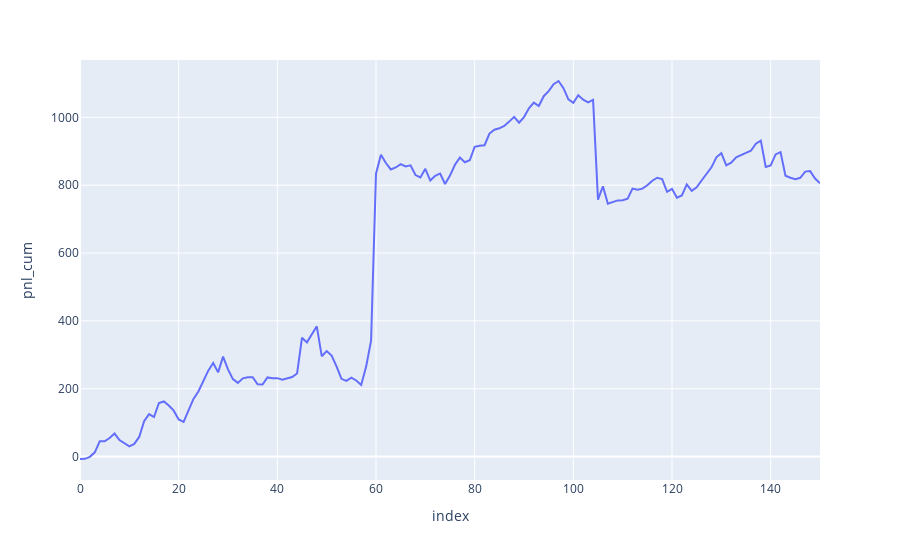

Write notebook code for a chart like this one.
### Code cell
import plotly.express as px

fig = px.line(df_exec, x=df_exec.index, y="pnl_cum")
fig.show()

### Figure 1 — Plotly figure (JSON) as saved in the notebook; plotly's stock layout.template omitted (floating-point values rounded to 4 significant figures; data arrays with more than 128 entries replaced by an {"elided": "..."} marker saying what was removed)
{"data": [{"hovertemplate": "index=%{x}<br>pnl_cum=%{y}<extra></extra>", "legendgroup": "", "line": {"color": "#636efa", "dash": "solid"}, "marker": {"symbol": "circle"}, "mode": "lines", "name": "", "orientation": "v", "showlegend": false, "x": {"elided": "151 int values"}, "xaxis": "x", "y": {"elided": "151 float values"}, "yaxis": "y", "type": "scatter"}], "layout": {"xaxis": {"anchor": "y", "domain": [0.0, 1.0], "title": {"text": "index"}}, "yaxis": {"anchor": "x", "domain": [0.0, 1.0], "title": {"text": "pnl_cum"}}, "legend": {"tracegroupgap": 0}, "margin": {"t": 60}}}
